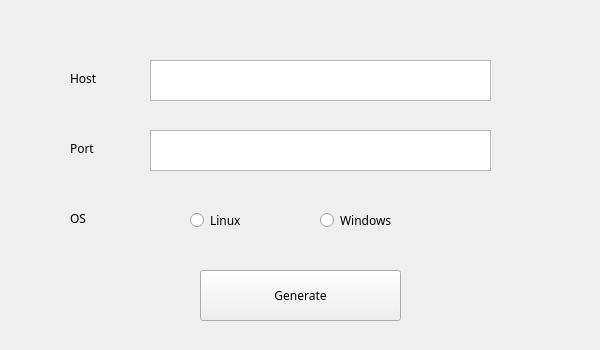
<?xml version="1.0" encoding="UTF-8"?>
<ui version="4.0">
 <class>GenerateScreen</class>
 <widget class="QWidget" name="GenerateScreen">
  <property name="geometry">
   <rect>
    <x>0</x>
    <y>0</y>
    <width>600</width>
    <height>350</height>
   </rect>
  </property>
  <property name="minimumSize">
   <size>
    <width>600</width>
    <height>350</height>
   </size>
  </property>
  <property name="maximumSize">
   <size>
    <width>600</width>
    <height>350</height>
   </size>
  </property>
  <property name="font">
   <font>
    <family>Monaco</family>
   </font>
  </property>
  <property name="windowTitle">
   <string>Connect</string>
  </property>
  <property name="styleSheet">
   <string notr="true"/>
  </property>
  <layout class="QHBoxLayout" name="horizontalLayout">
   <property name="spacing">
    <number>0</number>
   </property>
   <property name="leftMargin">
    <number>0</number>
   </property>
   <property name="topMargin">
    <number>0</number>
   </property>
   <property name="rightMargin">
    <number>0</number>
   </property>
   <property name="bottomMargin">
    <number>0</number>
   </property>
   <item>
    <widget class="QWidget" name="widget" native="true">
     <widget class="QTextEdit" name="Port">
      <property name="geometry">
       <rect>
        <x>150</x>
        <y>130</y>
        <width>341</width>
        <height>41</height>
       </rect>
      </property>
     </widget>
     <widget class="QTextEdit" name="Host">
      <property name="geometry">
       <rect>
        <x>150</x>
        <y>60</y>
        <width>341</width>
        <height>41</height>
       </rect>
      </property>
     </widget>
     <widget class="QPushButton" name="genBtn">
      <property name="geometry">
       <rect>
        <x>200</x>
        <y>270</y>
        <width>201</width>
        <height>51</height>
       </rect>
      </property>
      <property name="text">
       <string>Generate</string>
      </property>
     </widget>
     <widget class="QLabel" name="label">
      <property name="geometry">
       <rect>
        <x>70</x>
        <y>140</y>
        <width>58</width>
        <height>16</height>
       </rect>
      </property>
      <property name="text">
       <string>Port</string>
      </property>
     </widget>
     <widget class="QLabel" name="label_2">
      <property name="geometry">
       <rect>
        <x>70</x>
        <y>210</y>
        <width>58</width>
        <height>16</height>
       </rect>
      </property>
      <property name="text">
       <string>OS</string>
      </property>
     </widget>
     <widget class="QLabel" name="label_3">
      <property name="geometry">
       <rect>
        <x>70</x>
        <y>70</y>
        <width>58</width>
        <height>16</height>
       </rect>
      </property>
      <property name="text">
       <string>Host</string>
      </property>
     </widget>
     <widget class="QRadioButton" name="windownBtn">
      <property name="geometry">
       <rect>
        <x>320</x>
        <y>210</y>
        <width>121</width>
        <height>20</height>
       </rect>
      </property>
      <property name="text">
       <string>Windows</string>
      </property>
     </widget>
     <widget class="QRadioButton" name="linuxBtn">
      <property name="geometry">
       <rect>
        <x>190</x>
        <y>210</y>
        <width>121</width>
        <height>20</height>
       </rect>
      </property>
      <property name="text">
       <string>Linux</string>
      </property>
     </widget>
    </widget>
   </item>
  </layout>
 </widget>
 <resources/>
 <connections/>
</ui>
